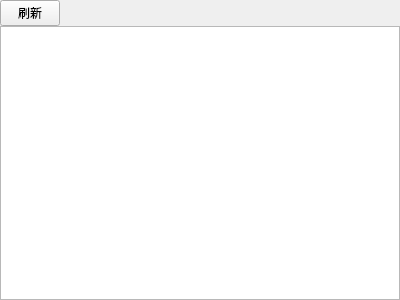
<?xml version="1.0" encoding="UTF-8"?>
<ui version="4.0">
 <class>TableView</class>
 <widget class="QWidget" name="TableView">
  <property name="geometry">
   <rect>
    <x>0</x>
    <y>0</y>
    <width>400</width>
    <height>300</height>
   </rect>
  </property>
  <property name="windowTitle">
   <string>Form</string>
  </property>
  <layout class="QVBoxLayout" name="verticalLayout">
   <property name="spacing">
    <number>0</number>
   </property>
   <property name="leftMargin">
    <number>0</number>
   </property>
   <property name="topMargin">
    <number>0</number>
   </property>
   <property name="rightMargin">
    <number>0</number>
   </property>
   <property name="bottomMargin">
    <number>0</number>
   </property>
   <item>
    <widget class="QWidget" name="widget" native="true">
     <layout class="QHBoxLayout" name="horizontalLayout">
      <property name="spacing">
       <number>0</number>
      </property>
      <property name="leftMargin">
       <number>0</number>
      </property>
      <property name="topMargin">
       <number>0</number>
      </property>
      <property name="rightMargin">
       <number>0</number>
      </property>
      <property name="bottomMargin">
       <number>0</number>
      </property>
      <item>
       <widget class="QPushButton" name="refresh">
        <property name="maximumSize">
         <size>
          <width>60</width>
          <height>16777215</height>
         </size>
        </property>
        <property name="text">
         <string>刷新</string>
        </property>
        <property name="icon">
         <iconset resource="ringz.qrc">
          <normaloff>:/ui/icons/refresh.png</normaloff>:/ui/icons/refresh.png</iconset>
        </property>
       </widget>
      </item>
      <item>
       <spacer name="horizontalSpacer">
        <property name="orientation">
         <enum>Qt::Horizontal</enum>
        </property>
        <property name="sizeHint" stdset="0">
         <size>
          <width>40</width>
          <height>20</height>
         </size>
        </property>
       </spacer>
      </item>
     </layout>
    </widget>
   </item>
   <item>
    <widget class="QTableView" name="tableView"/>
   </item>
  </layout>
 </widget>
 <resources>
  <include location="ringz.qrc"/>
 </resources>
 <connections/>
</ui>
